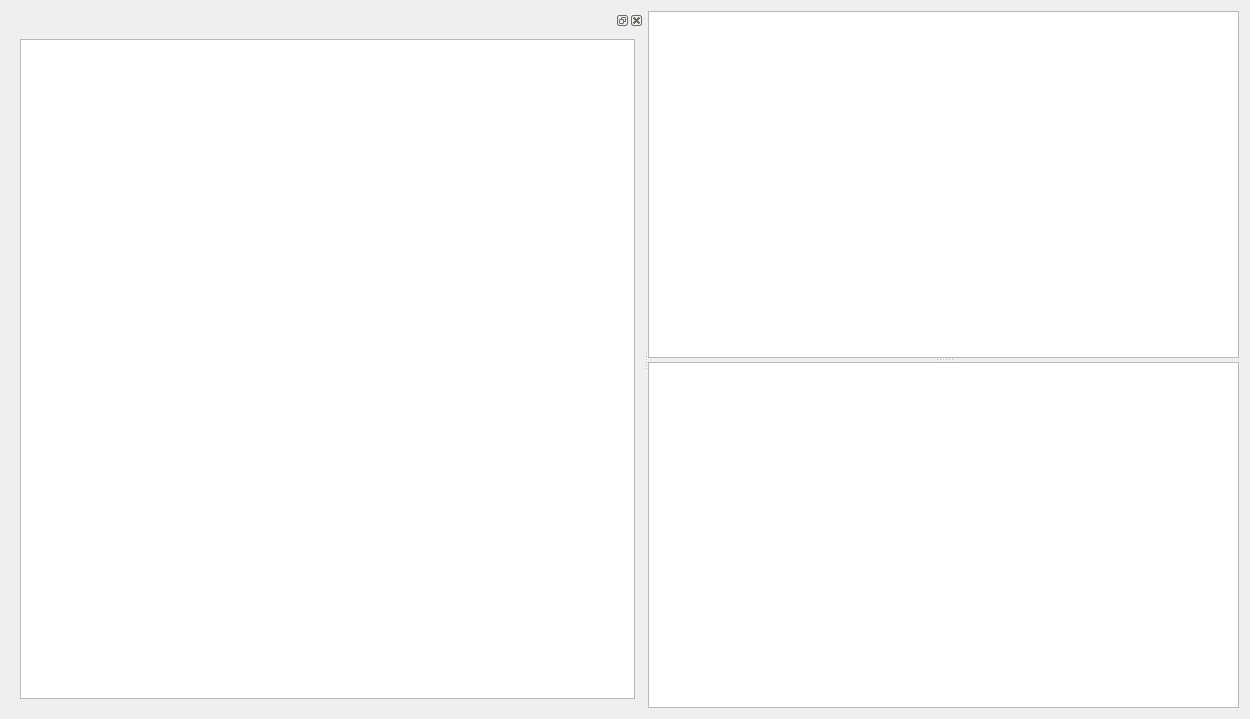
<?xml version="1.0" encoding="UTF-8"?>
<ui version="4.0">
 <class>DialogQueryConsole</class>
 <widget class="QDialog" name="DialogQueryConsole">
  <property name="geometry">
   <rect>
    <x>0</x>
    <y>0</y>
    <width>1250</width>
    <height>719</height>
   </rect>
  </property>
  <property name="windowTitle">
   <string>Консоль запросов</string>
  </property>
  <property name="windowIcon">
   <iconset resource="resurses.qrc">
    <normaloff>:/img/sql.png</normaloff>:/img/sql.png</iconset>
  </property>
  <layout class="QGridLayout" name="gridLayout">
   <item row="0" column="0">
    <widget class="QSplitter" name="splitterMain">
     <property name="orientation">
      <enum>Qt::Horizontal</enum>
     </property>
     <widget class="QDockWidget" name="dockWidget">
      <widget class="QWidget" name="dockWidgetContents">
       <layout class="QGridLayout" name="gridLayout_2">
        <item row="0" column="0">
         <widget class="QTreeView" name="treeView_2"/>
        </item>
       </layout>
      </widget>
     </widget>
     <widget class="QWidget" name="widget" native="true">
      <layout class="QGridLayout" name="gridLayout_3">
       <item row="0" column="0">
        <widget class="QSplitter" name="splitter">
         <property name="orientation">
          <enum>Qt::Vertical</enum>
         </property>
         <widget class="QTextEdit" name="txtCodeEdit">
          <property name="contextMenuPolicy">
           <enum>Qt::CustomContextMenu</enum>
          </property>
         </widget>
         <widget class="QTreeView" name="treeView"/>
        </widget>
       </item>
      </layout>
     </widget>
    </widget>
   </item>
  </layout>
 </widget>
 <resources>
  <include location="resurses.qrc"/>
  <include location="resurses.qrc"/>
 </resources>
 <connections/>
</ui>
